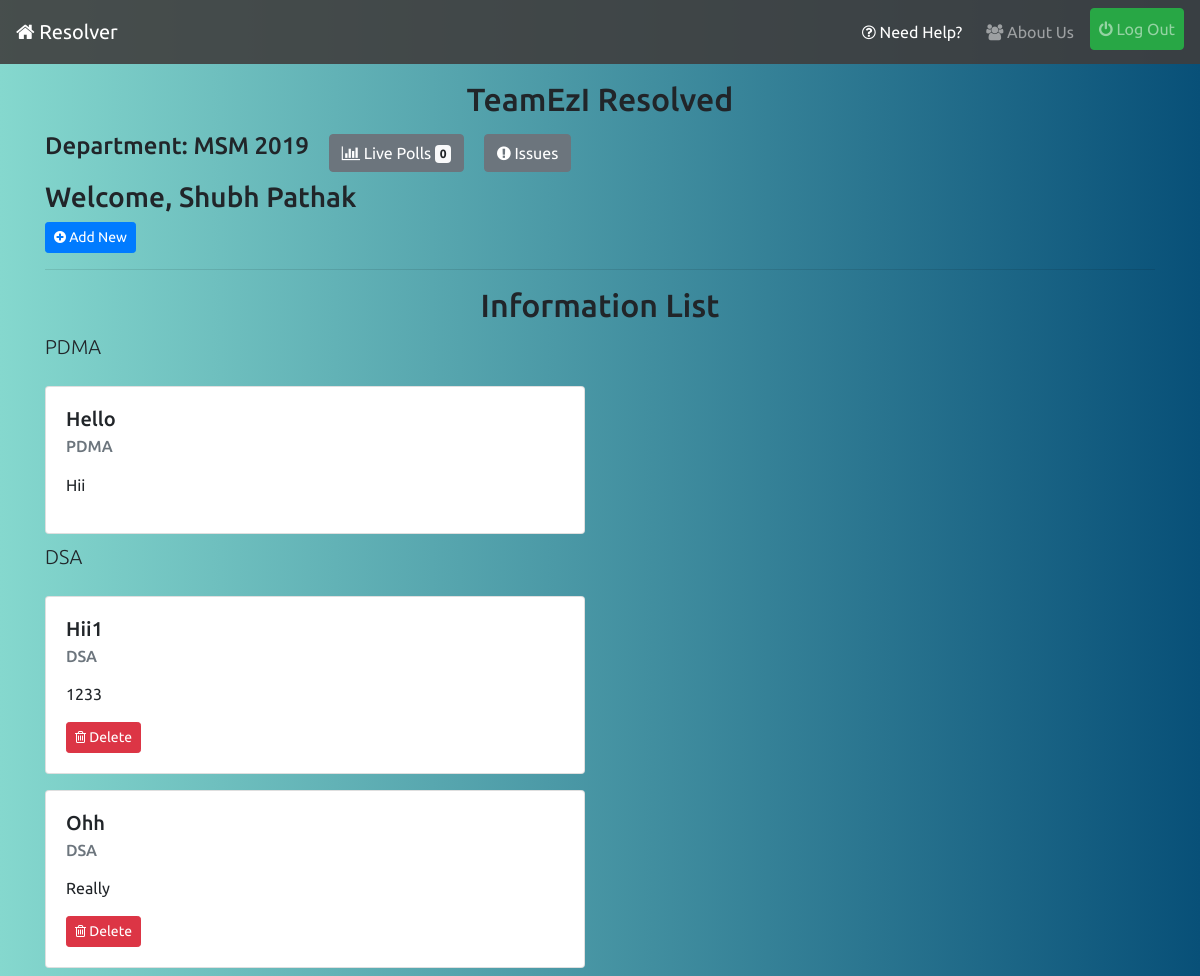
Screenshot of /info-list/ (signed in) with the database file from the repository.
### profiles/models.py (models this page shows, shortened)
class User(AbstractUser):
    pass

class UserInfo(models.Model):
    user = models.OneToOneField(User,on_delete=models.CASCADE,related_name='info')
    is_cr = models.BooleanField(default=False)
    department = models.CharField(max_length=20)
    join_year = models.CharField(max_length=4)
    institute = models.ForeignKey(Institute,on_delete=models.CASCADE,related_name='allusers')
    registered_on = models.DateTimeField(auto_now_add=True)
    total_upvotes = models.IntegerField(default=0)
    total_downvotes = models.IntegerField(default=0)
    total_novotes = models.IntegerField(default=0)
    class Meta:
        ordering = ['-total_upvotes','-total_downvotes','-total_novotes']

### infolist/models.py (models this page shows, shortened)
class Subject(models.Model):
    subject = models.CharField(max_length=56)
    department = models.CharField(max_length=20,blank=True)
    year = models.CharField(max_length=4,blank=True)

class InfoList(models.Model):
    user = models.ForeignKey(UserInfo,on_delete=models.CASCADE,blank=True)
    subject = models.ForeignKey(Subject,on_delete=models.CASCADE)
    title = models.CharField(max_length=128)
    content = models.TextField()
    department = models.CharField(max_length=20,blank=True)
    year = models.CharField(max_length=4,blank=True)
    timestamp = models.DateTimeField(auto_now_add=True)
    approved = models.BooleanField(default=False)
    class Meta:
        ordering = ['-timestamp']

### infolist/views.py (the view)
# urls.py: path('',views.info_list_display_view,name='list'),
@login_required
def info_list_display_view(request):
    subjects = Subject.objects.filter(department=request.user.info.department,year=request.user.info.join_year)
    qs = InfoList.objects.filter(department=request.user.info.department,year=request.user.info.join_year,approved=True)
    data = []
    for i in subjects:
        objects = qs.filter(subject=i)
        if(objects.count()==0):
            continue
        data.append([objects,i])
    return render(request,'infolist/list.html',{'object_list':data})

### infolist/context-processors.py (called while the page is built)
def pending_info_list_context(request):
    if request.user.is_superuser:
        return {}
    pending = -1
    if request.user.is_authenticated:
        pending = InfoList.objects.filter(department=request.user.info.department,year=request.user.info.join_year,approved=False).count()
    return {"pending_info_list":pending}

### reporter/context-processors.py (called while the page is built)
def pending_issue_list_context(request):
    if request.user.is_superuser:
        return {}
    pending=-1
    if request.user.is_authenticated:
        pending = Report.objects.filter(active=False,department=request.user.info.department,year=request.user.info.join_year,resolved=False).count()
    return {"pending_issue_count":pending}

def resolved_issue_list_context(request):
    if request.user.is_superuser:
        return {}
    resolved=-1
    if request.user.is_authenticated:
        resolved = Report.objects.filter(active=False,department=request.user.info.department,year=request.user.info.join_year,resolved=True).count()
    return {"resolved_issue_count":resolved}

def pending_contact_list_context(request):
    if request.user.is_superuser:
        return {}
    pending=-1
    if request.user.is_authenticated:
        pending = ContactList.objects.filter(department=request.user.info.department,year=request.user.info.join_year,approved=False).count()
    return {"pending_contact_count":pending}

def live_polls_count_context(request):
    if request.user.is_superuser:
        return {}
    count = -1
    if request.user.is_authenticated:
        count = Poll.objects.filter(active=True,department=request.user.info.department,join=request.user.info.join_year).count()
    return {"live_polls_count":count}

### infolist/templates/infolist/list.html (shortened to what this page needs)
{% extends 'base.html' %}
{% block content %}
<h2 class="mt-3 text-center">TeamEzI Resolved</h2>
<h4 class="inline-block">Department: {{request.user.info.department|upper}} {{request.user.info.join_year}}</h4>
<a class="btn btn-secondary ml-3 mt-2" href="{% url 'polling:list' %}"><i class="fa fa-bar-chart"></i> Live Polls <span class="badge badge-light">{{live_polls_count}}</span></a>
<a class="btn btn-secondary ml-3 mt-2" href="{% url 'reporter:index' %}"><i class="fa fa-exclamation-circle"></i> Issues</a>
<h3 class="mt-2">Welcome, {{request.user.first_name}} {{request.user.last_name}}</h3>
<a class="btn btn-primary btn-sm" href="{% url 'infolist:add-info' %}"><i class="fa fa-plus-circle"></i> Add New</a>
<hr>
<h2 class="mt-2 text-center">Information List</h2>
{% for objects,subject in object_list %}
    <p class="lead">{{subject.subject}}</p>
    {% for object in objects %}
    <div class="row">
        <div class="col-lg-6 col-md-8 col-sm-12">
            <div class="card my-2">
                <div class="card-body">
                <h5 class="card-title">{{object.title}}</h5>
                <h6 class="card-subtitle mb-2 text-muted">{{subject.subject}}</h6>
                <p class="card-text">{{object.content|safe}}</p>
                {% if request.user.info.is_cr or request.user.info == object.user %}
                <a href="{% url 'infolist:delete' object.id %}" class="card-link btn btn-danger btn-sm"><i class="fa fa-trash-o"></i> Delete</a>
                {% endif %}
                </div>
            </div>
        </div>
    </div>
        {% empty %}
        <p>No Data for {{subject.subject}}!</p>
        {% endfor %}
    {% endfor %}
{% endblock %}

### static/css/style.css (style rules this page uses)
body { background: #085078; background: -webkit-linear-gradient(to right, #85D8CE, #085078); background: linear-gradient(to right, #85D8CE, #085078); font-family: 'Ubuntu', sans-serif; }
.inline-block { display: inline-block; }

### rows the page displays
User: user.info.department "MSM", user.info.join_year "2019", user.first_name "Shubh", user.last_name "Pathak"
Subject: subject "PDMA"
InfoList: title "Hello", content "Hii"
Subject: subject "DSA"
InfoList: title "Hii1", content "1233", shows "Delete"
InfoList: title "Ohh", content "Really", shows "Delete"

### other values shown
{{ live_polls_count }} "0"
